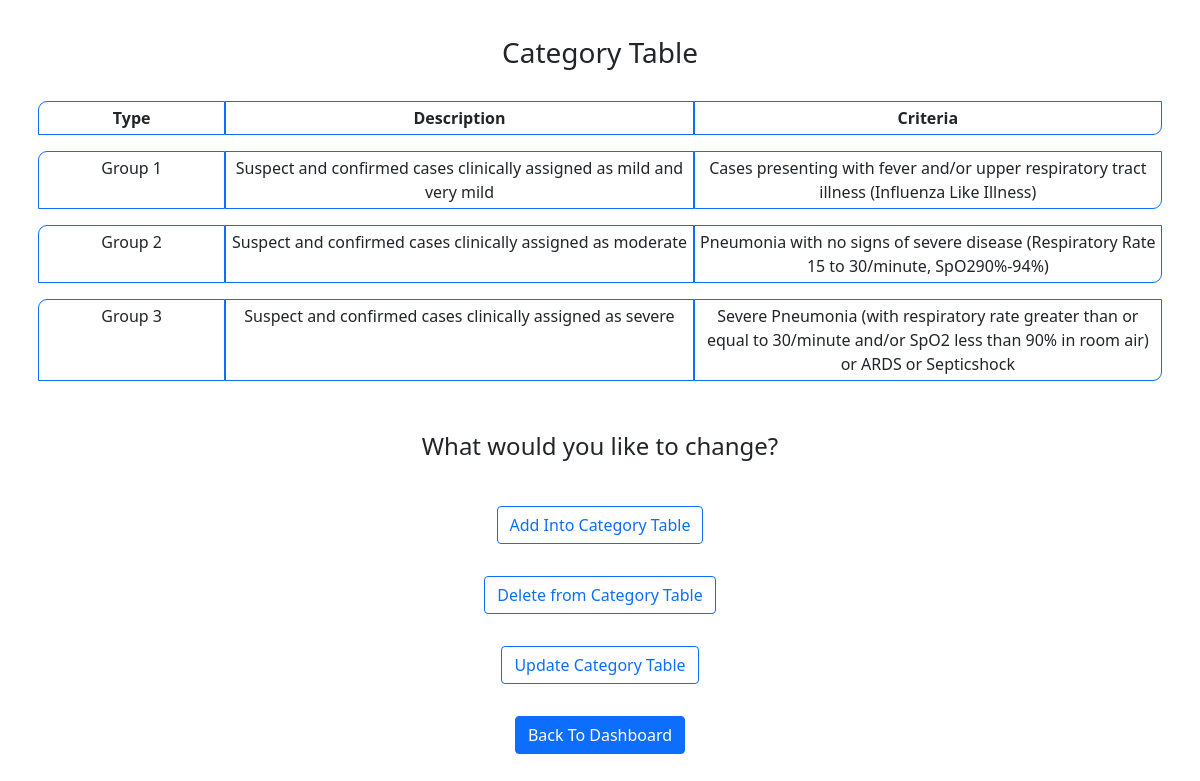
The page /admin/cat-options.php on the database its author committed.
### tables this page shows
CREATE TABLE `category` (
  `cat_type` varchar(255) NOT NULL,
  `cat_description` varchar(255) NOT NULL,
  `cat_criteria` varchar(255) NOT NULL,
  PRIMARY KEY (`cat_type`)
);

### admin/cat-options.php (the view, shortened to what this page needs)
<!DOCTYPE html>
<html>
    <head>
        <link href="https://cdn.jsdelivr.net/npm/bootstrap@5.0.0-beta1/dist/css/bootstrap.min.css" rel="stylesheet">
        <link rel="stylesheet" href="">
    </head>
    <body class="text-center">
        <div class="container data-container">
            <h3>Category Table</h3>
            <div class="p-2 row first-row">
                <div class="p-1 col-2 text-center border border-primary" style="border-radius: 9px 0 0 0;"><strong>Type</strong></div>
                <div class="p-1 col-5 text-center border border-primary"><strong>Description</strong></div>
                <div class="p-1 col-5 text-center border border-primary" style="border-radius: 0 0 9px 0;"><strong>Criteria</strong></div>
            </div>
            <?php
                include('../dbconnection.php');
                $query = "SELECT *FROM`category`";
                $run = mysqli_query($conn, $query);
                while($data = mysqli_fetch_assoc($run)) {
                    ?>
                    <div class="p-2 row">
                        <div class="p-1 col-2 border border-primary" style="border-radius: 9px 0 0 0;"><?php echo $data['cat_type'] ?></div>
                        <div class="p-1 col-5 border border-primary"><?php echo $data['cat_description'] ?></div>
                        <div class="p-1 col-5 border border-primary" style="border-radius: 0 0 9px 0;"><?php echo $data['cat_criteria'] ?></div>
                    </div>
                    <?php
                }
            ?>
        </div>
        <div style="margin: 3.6% 0 2.4%;">
            <h4>What would you like to change?</h4>
        </div>
        <div class="container-fluid">
            <div class="row">
                <div class="col-12 p-3">
                    <a href="add-cat.php"><button type="button" class="btn btn-outline-primary">Add Into Category Table</button></a>
                </div>
            </div>
            <div class="row">
                <div class="col-12 p-3">
                    <a href="del-cat.php"><button type="button" class="btn btn-outline-primary">Delete from Category Table</button></a>
                </div>
            </div>
            <div class="row">
                <div class="col-12 p-3">
                    <a href="update-cat.php"><button type="button" class="btn btn-outline-primary">Update Category Table</button></a>
                </div>
            </div>
        </div>
        <footer class="container-fluid text-center">
            <div class="col-12">
              <div class="p-3"><a href="admin-page.html"><button class="btn btn-details btn-primary">Back To Dashboard</button></a></div>
            </div>
        </footer>
    </body>
</html>

### admin/cat-options.php (style rules this page uses)
.data-container { margin: 3% auto 0; }
.first-row { margin-top: 2.1%; }

### rows shown on the page
category: cat_type "Group 1", cat_description "Suspect and confirmed cases clinically assigned as mild and very mild", cat_criteria "Cases presenting with fever and/or upper respiratory tract illness (Influenza Like Illness)"
category: cat_type "Group 2", cat_description "Suspect and confirmed cases clinically assigned as moderate", cat_criteria "Pneumonia with no signs of severe disease (Respiratory Rate 15 to 30/minute, SpO290%-94%)"
category: cat_type "Group 3", cat_description "Suspect and confirmed cases clinically assigned as severe", cat_criteria "Severe Pneumonia (with respiratory rate greater than or equal to 30/minute and/or SpO2 less than 90% in room air) or ARDS or Septicshock"
